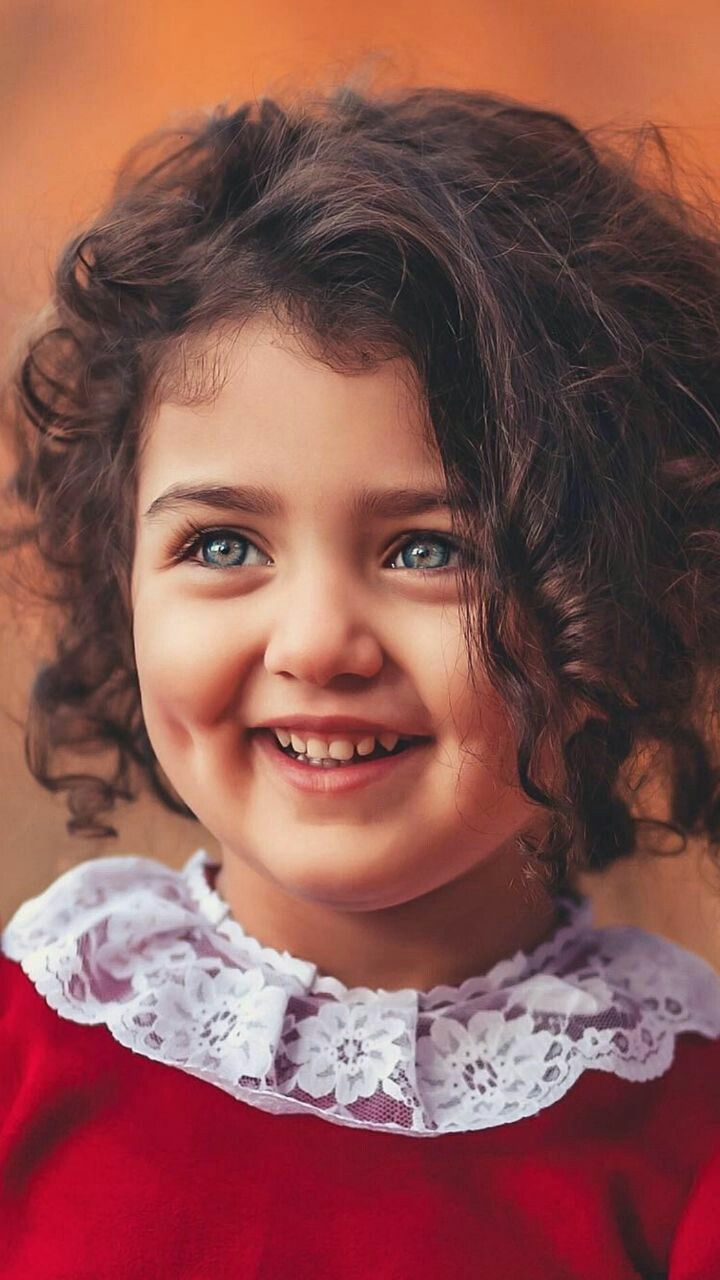
#> input picture Image_processing_Practical_labs/Exp6/pk.jpg, 720 x 1280 px
$ jupyter execute 'opening,closing,boundries extraction.ipynb'
#> lines starting #> are read from the running program, lines starting #| are printed output that depends on the picture; after the words box and inside, x2 and y2 are one past the last pixel; in counts of white or black regions, pixels touching at a corner belong together
[cell 1]
import cv2
import numpy as np
import matplotlib.pyplot as plt

# --- 1️⃣ Read Image ---
img = cv2.imread('pk.jpg', cv2.IMREAD_GRAYSCALE)
#> img: shape (1280, 720); min 3, max 253, mean 100.3
if img is None:
    raise FileNotFoundError("❌ Image not found. Please make sure 'pk.jpg' is in the same folder.")

# --- 2️⃣ Define Structuring Element ---
kernel_size = 5
kernel = np.ones((kernel_size, kernel_size), np.uint8)

# --- 3️⃣ Apply Morphological Operations ---
erosion = cv2.erode(img, kernel, iterations=1)
dilation = cv2.dilate(img, kernel, iterations=1)
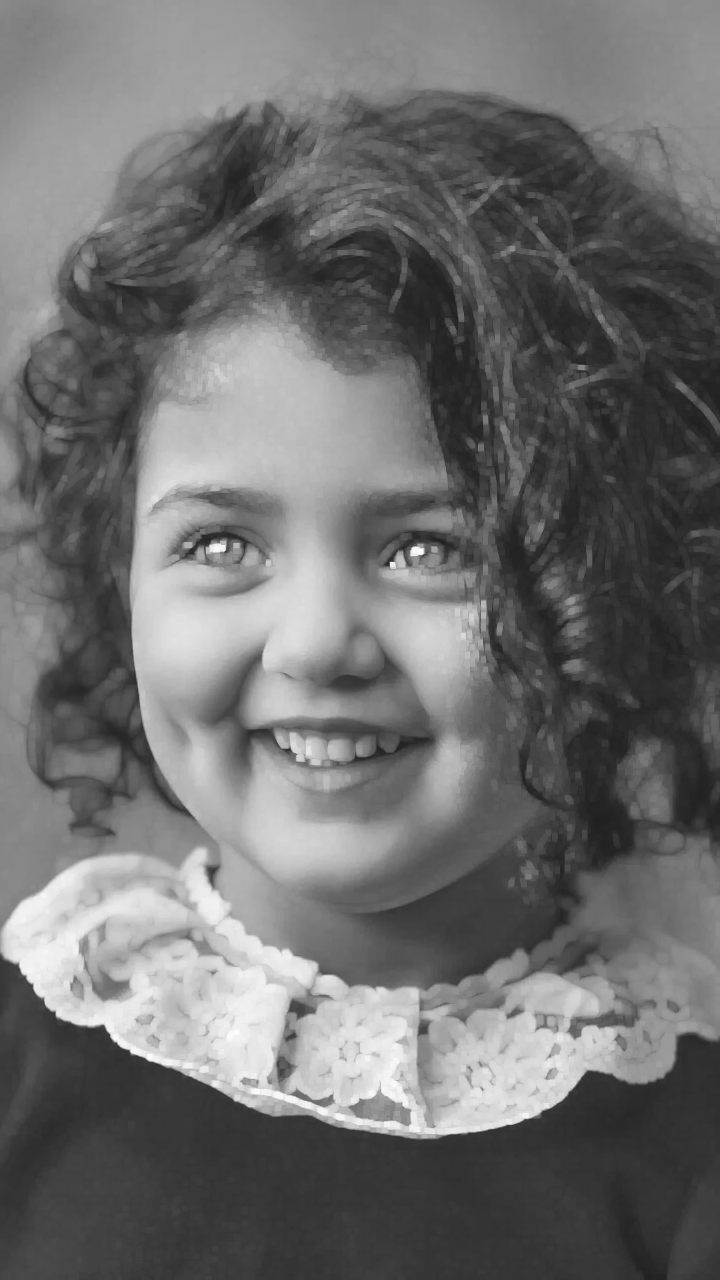
#> dilation: shape (1280, 720); min 31, max 253, mean 109.7

# Opening = Erosion followed by Dilation (removes small noise)
opening = cv2.morphologyEx(img, cv2.MORPH_OPEN, kernel)

# Closing = Dilation followed by Erosion (fills small holes)
closing = cv2.morphologyEx(img, cv2.MORPH_CLOSE, kernel)

# Boundary Extraction = Original - Eroded Image
boundary = cv2.subtract(img, erosion)

# --- 4️⃣ Display Results ---
plt.figure(figsize=(15, 8))

plt.subplot(2, 3, 1)
plt.imshow(img, cmap='gray')
plt.title('Original Image')
plt.axis('off')

plt.subplot(2, 3, 2)
plt.imshow(erosion, cmap='gray')
plt.title('Erosion')
plt.axis('off')

plt.subplot(2, 3, 3)
plt.imshow(dilation, cmap='gray')
plt.title('Dilation')
plt.axis('off')

plt.subplot(2, 3, 4)
plt.imshow(opening, cmap='gray')
plt.title('Opening (Erosion → Dilation)')
plt.axis('off')

plt.subplot(2, 3, 5)
plt.imshow(closing, cmap='gray')
plt.title('Closing (Dilation → Erosion)')
plt.axis('off')

plt.subplot(2, 3, 6)
plt.imshow(boundary, cmap='gray')
plt.title('Boundary Extraction')
plt.axis('off')

plt.tight_layout()
plt.show()

[cell 2]
import cv2
import numpy as np

# Read image
original = cv2.imread('pk.jpg', cv2.IMREAD_COLOR)
#> original is the input picture: shape (1280, 720, 3); mean B, G, R 80.2, 85.2, 137.7
if original is None:
    raise FileNotFoundError("Image 'pk.jpg' not found. Please check the file path.")

cv2.imshow('Original', original)

#--------------------<Canny Edge Detection>--------------------#
edges = cv2.Canny(original,100,200)
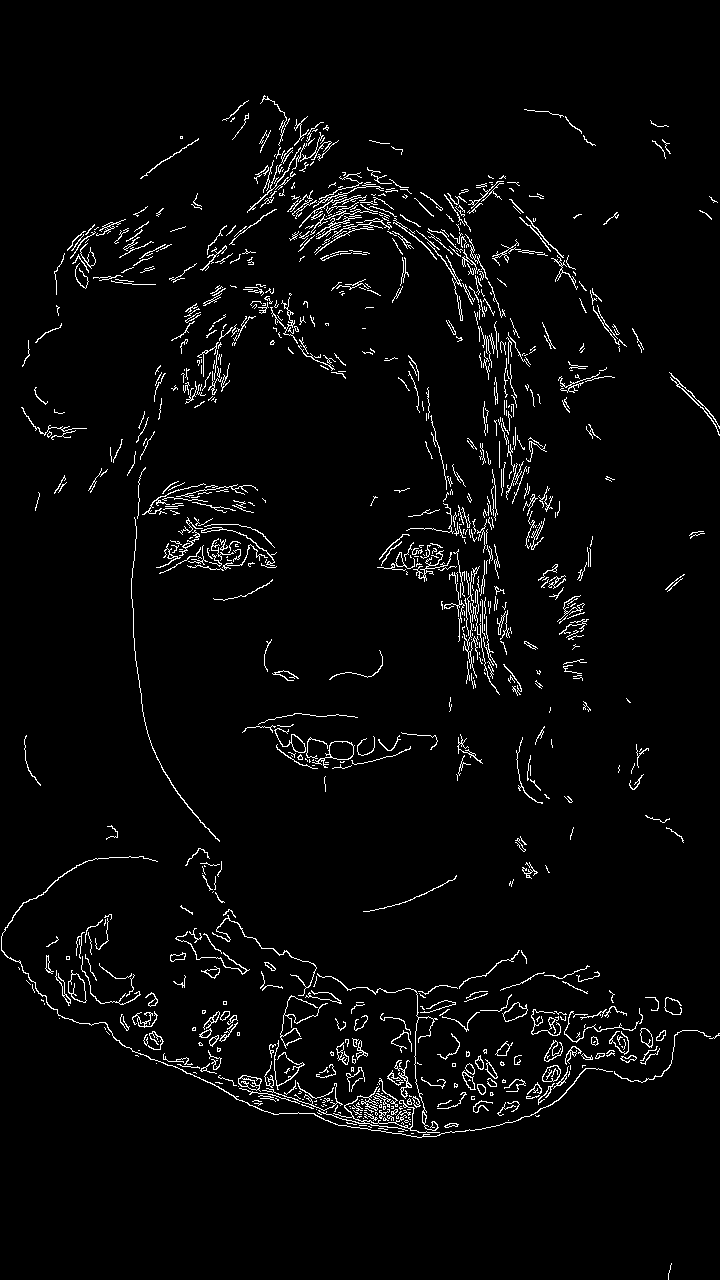
#> edges: shape (1280, 720); 3.3% white in thin lines or dots
cv2.imshow('Edge', edges)

#--------------------<Threshold-Based Image Segmentation>--------------------#
gray = cv2.cvtColor(original, cv2.COLOR_BGR2GRAY)
# Apply thresholding
ret, thresh = cv2.threshold(gray, 127, 255, cv2.THRESH_BINARY)
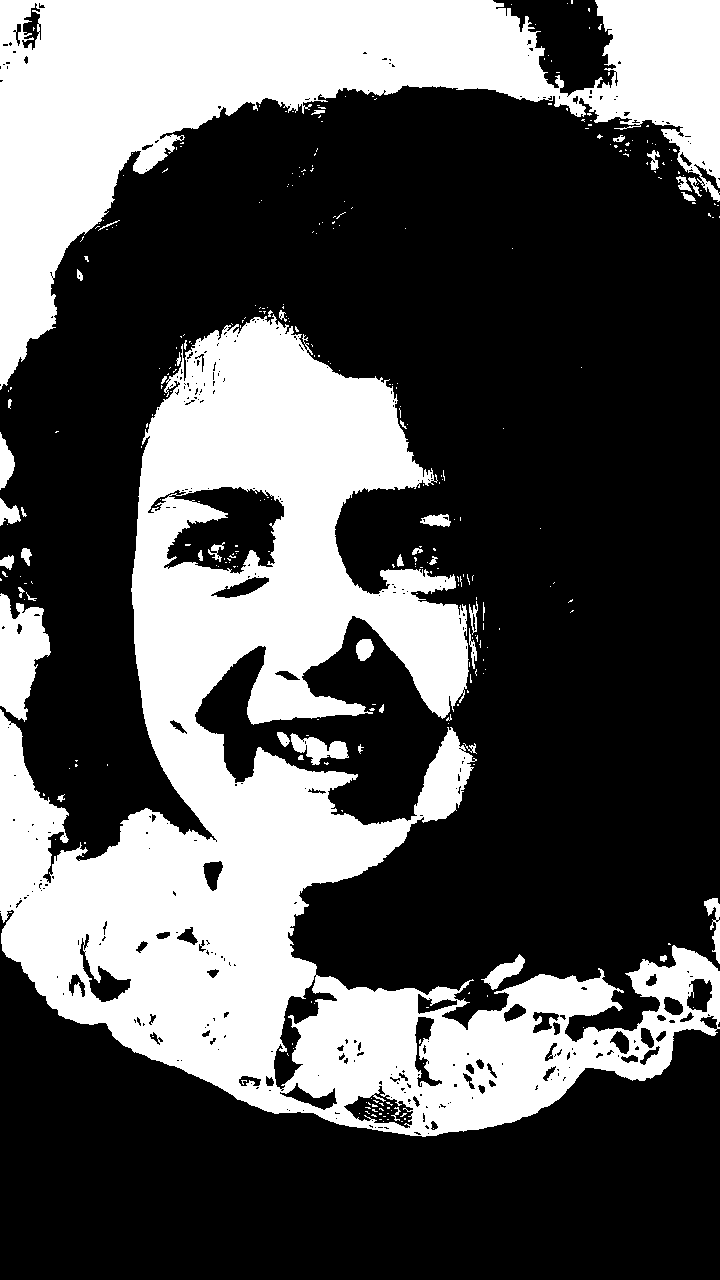
#> thresh: shape (1280, 720); 34.2% white; 328 white regions (283 under 20 px), largest, box (x1, y1, x2, y2) and area: (0, 314, 720, 1137) 208342, (0, 0, 720, 390) 95806, (0, 593, 51, 722) 4099
# Display thresholded image
cv2.imshow('thresholded', thresh)

#--------------------<Region-Based Image Segmentation>--------------------#
def region_growing(img, seed, threshold = 20):
#> called with seed = (150, 80), threshold = 30
    height, width =img.shape
#> height = 1280; width = 720
    print(img.shape)
#| (1280, 720)
    mask = np.zeros((height, width), dtype=np.uint8)
    seed_value = img[seed[1], seed[0]]
#> seed_value = 156
    to_process = [seed]
    while to_process:
        x, y = to_process.pop()
        if mask[y, x] == 0:
            mask[y, x] = 255
            for dx,dy in [(-1, 0), (1, 0), (0, -1), (0, 1), (-1, -1), (-1, 1), (1, -1), (1, 1)]:
                nx, ny = x+dx, y+dy
                if 0<=nx<width and 0<=ny <height:
                    if mask[ny, nx] == 0 and abs(int(img[ny, nx]) - int(seed_value)) < threshold:
                        to_process.append((nx, ny))
    return mask

img = cv2.imread('pk.jpg', cv2.IMREAD_GRAYSCALE)
seed = (150, 80)
segmented_region = region_growing(img ,seed, threshold=30)
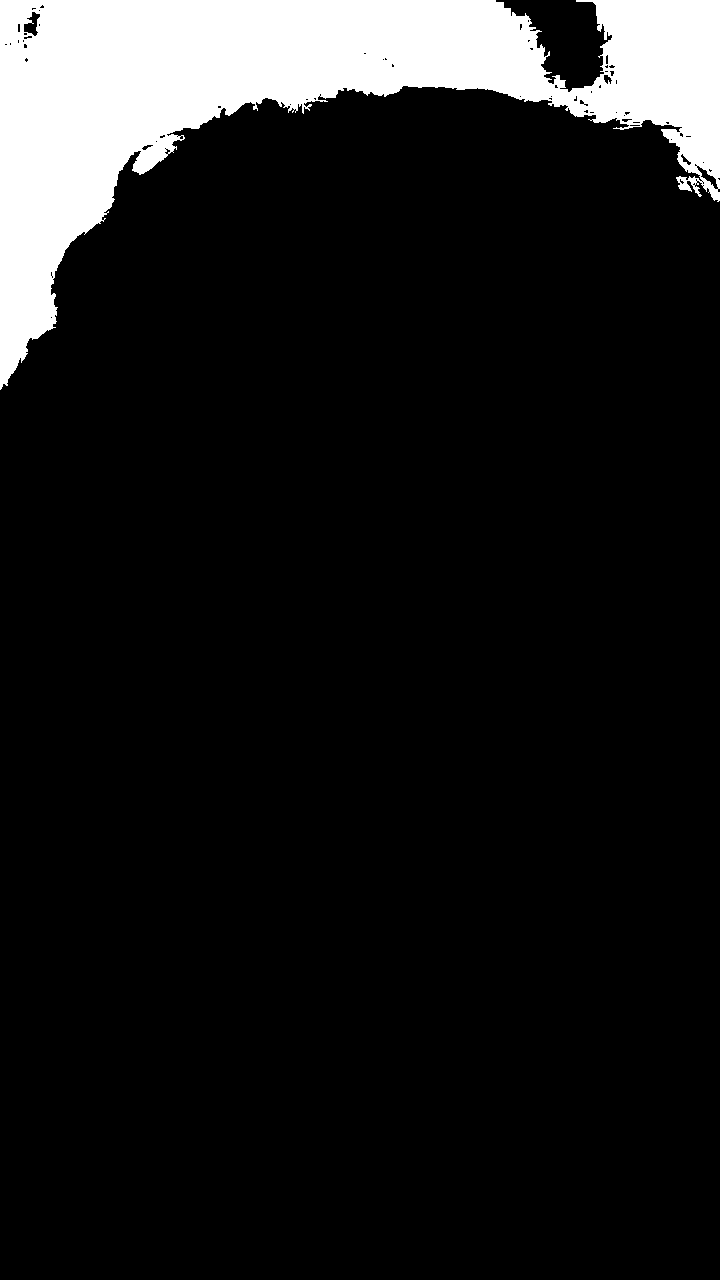
#> segmented_region: shape (1280, 720); 10.6% white; 1 white region, box (x1, y1, x2, y2) and area: (0, 0, 720, 390) 97873
# cv2.imshow('original', original)
cv2.imshow('Segmented Region', segmented_region)


cv2.waitKey(0)
cv2.destroyAllWindows()
